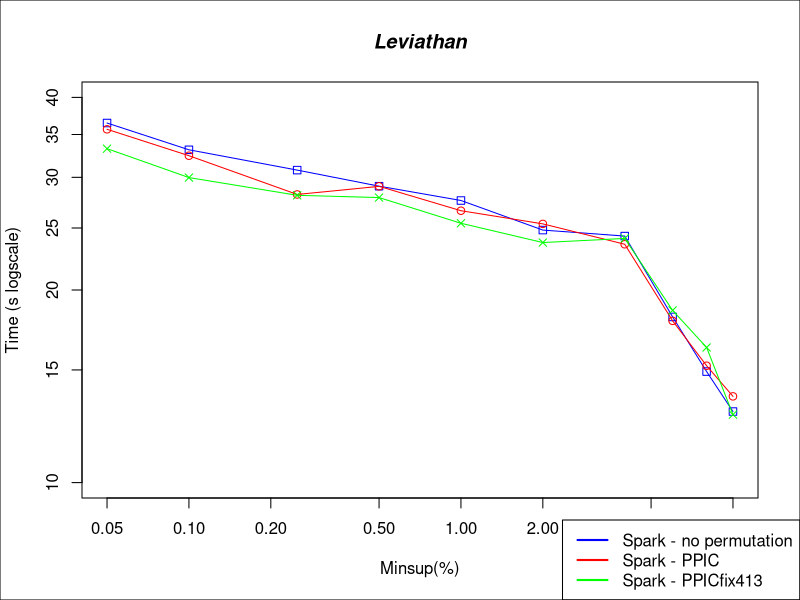

Source code (R):


#DATA
x <- c(0.0005, 0.001, 0.0025, 0.005, 0.01, 0.02, 0.04, 0.06, 0.08, 0.1)*100

sparkNP <- c(36477, 33126, 30791, 29061, 27600, 24813, 24284, 18154, 14912, 12914)/1000
sparkPPIC <- c(35661, 32428, 28209, 29043, 26603, 25373, 23578, 17899, 15229, 13639)/1000
sparkPPICFix <- c(33262, 29973, 28120, 27893, 25428, 23724, 24080, 18586, 16262, 12773)/1000

#PLOT
plot(x,sparkNP, log = "xy", type="o", pch=0, xlab="Minsup(%)", ylab="Time (s logscale)", col="blue", ylim=c(10, 40))
lines(x,sparkPPIC, col="red", type="o", pch=1)
lines(x,sparkPPICFix, col="green", type="o", pch=4)

title(main="Leviathan", font.main=4)

par(fig = c(0, 1, 0, 1), oma = c(0, 0, 0, 0), mar = c(0, 0, 0, 0), new = TRUE)
plot(0, 0, type = "n", bty = "n", xaxt = "n", yaxt = "n")

#Pretty up
legend("bottomright", legend=c("Spark - no permutation", "Spark - PPIC", "Spark - PPICfix413"), lty=c(1,1),lwd=c(2,2), col=c("blue","red", "green"))
box()
